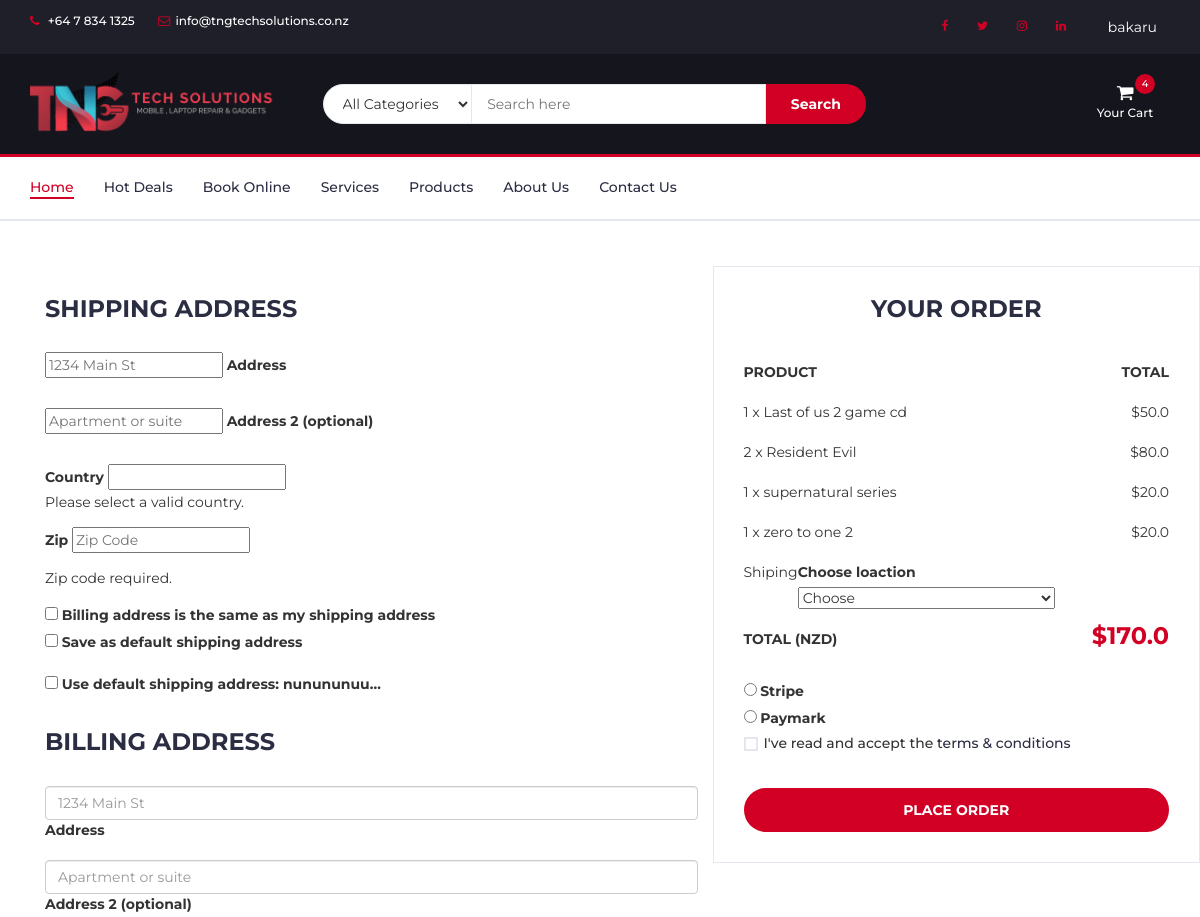
/checkout/ (signed in, upper part), run on an earlier commit of the app's database.
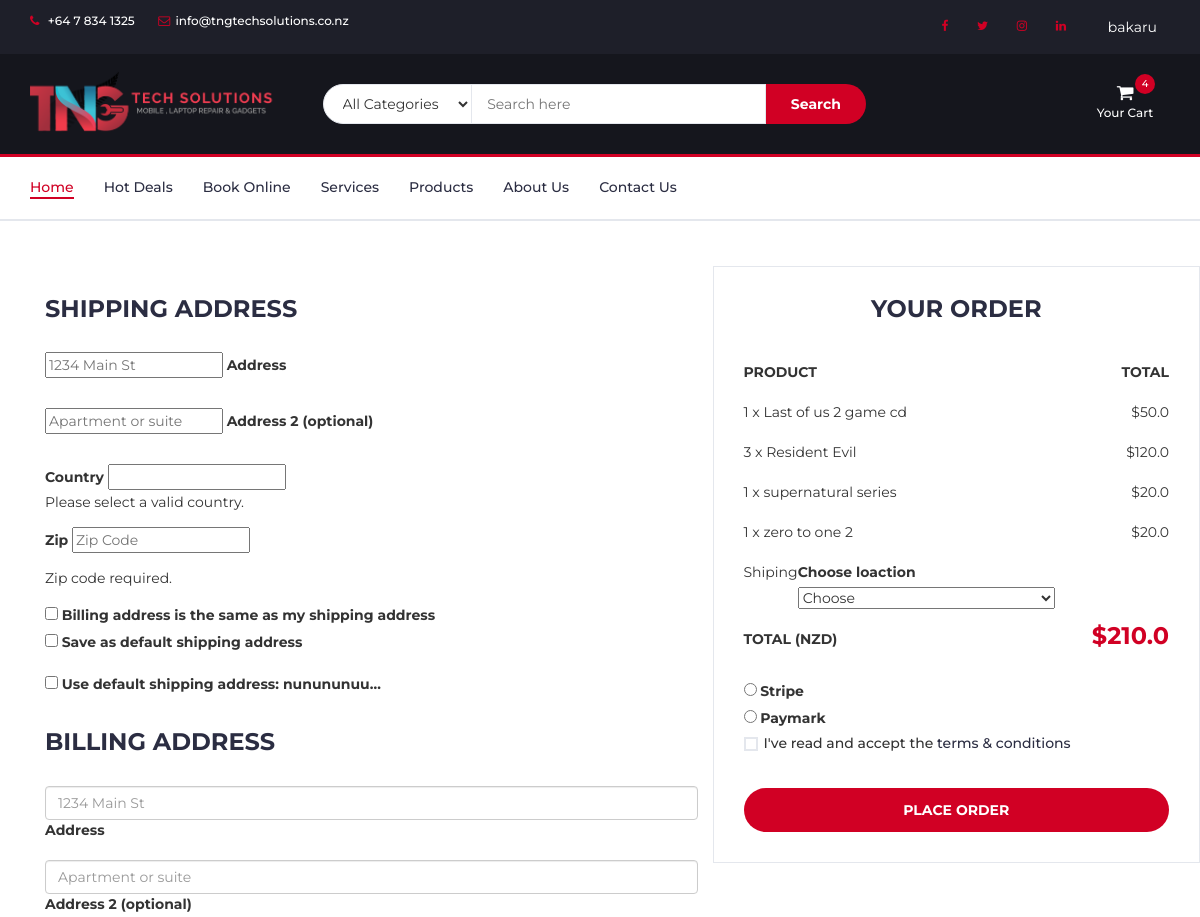
And on a later commit of the database.
### prod/models.py (models this page shows, shortened)
class OrderItem(models.Model):
    user=models.ForeignKey(User,on_delete=models.CASCADE)
    ordered=models.BooleanField(default=False)
    tngproducts=models.ForeignKey(TngProducts,on_delete=models.CASCADE,default='')
    quantity=models.IntegerField(default=1)
    def get_total_item_price(self):
        return self.quantity * self.tngproducts.Price
    def get_total_discount_price(self):
        return self.quantity * self.tngproducts.Discount_Price
    def get_final_price(self):
        if self.tngproducts.Discount_Price:
            return self.get_total_discount_price()
        return self.get_total_item_price()

class TngProducts(models.Model):
    CATEGORY_CHOICES=(
        ('A','All'),
        ('MA','Mobile Accessories'),
        ('DA','Device Accessories'),
        ('CS','Cool Stuffs'),
        ('MR','Mobile Repair'),
        ('LR','Laptop/Computer Repair'),
        ('TR','iPad/Tablet Repair')
    )
    Name=models.CharField(max_length=100)
    Details=models.TextField()
    Additional_Details=models.TextField(blank=True,null=True)
    Price=models.FloatField()
    Discount_Price=models.FloatField(blank=True,null=True)
    category=models.CharField(max_length=2,choices=CATEGORY_CHOICES,default='A')
    label=models.CharField(max_length=1,choices=LABEL_CHOICES,default='R')
    slug=models.SlugField(default='test-product')
    image=models.ImageField(default='default.jpg',upload_to='product_pics')
    image1=models.ImageField(default='default.jpg',upload_to='product_pics')
    image2=models.ImageField(default='default.jpg',upload_to='product_pics')
    image3=models.ImageField(default='default.jpg',upload_to='product_pics')
    image4=models.ImageField(default='default.jpg',upload_to='product_pics')

class Order(models.Model):
    user=models.ForeignKey(User,on_delete=models.CASCADE)
    ref_code=models.CharField(max_length=20,blank=True,null=True)
    tngproduct=models.ManyToManyField(OrderItem)
    ordered=models.BooleanField(default=False)
    start_date=models.DateTimeField(default=timezone.now)
    ordered_date=models.DateTimeField()
    shipping_address=models.ForeignKey('Address',related_name='shipping_address',on_delete=models.SET_NULL,blank=True,null=True)
    billing_address=models.ForeignKey('Address',related_name='billing_address',on_delete=models.SET_NULL,blank=True,null=True)
    payment=models.ForeignKey('Payment',on_delete=models.SET_NULL,blank=True,null=True)
    coupon = models.ForeignKey('Coupon',on_delete=models.SET_NULL,blank=True,null=True)
    being_delivered=models.BooleanField(default=False)
    received=models.BooleanField(default=False)
    refund_requested=models.BooleanField(default=False)
    refund_granted=models.BooleanField(default=False)
    def get_total(self):
        total=0
        for order_item in self.tngproduct.all():
            total+=order_item.get_final_price()
        if self.coupon:
            total-=self.coupon.amount
        return total

### prod/views.py (the view, shortened to what this page needs)
# urls.py: path('checkout/',ob.CheckoutView.as_view(),name='checku'),
class CheckoutView(LoginRequiredMixin,View):
    def get(self,*args,**kwargs):
        try:
            order=Order.objects.get(user=self.request.user,ordered=False)
            form = CheckoutForm()
            context={
                'form': form,
                'couponform': CouponForm(),
                'order': order,
                'DISPLAY_COUPON_FORM':True
            }
            shipping_address_qs = Address.objects.filter(user=self.request.user,address_type='S',default=True)
            if shipping_address_qs.exists():
                context.update({ 'default_shipping_address': shipping_address_qs[0] })
            billing_address_qs = Address.objects.filter(user=self.request.user,address_type='B',default=True)
            if billing_address_qs.exists():
                context.update({ 'default_billing_address': billing_address_qs[0] })
            return render(self.request,'prod/checkout-page.html',context)
        except ObjectDoesNotExist:
            messages.info(self.request,f'You do not have an active order')
            return redirect('checku')

### prod/forms.py
class CheckoutForm(forms.Form):
    shipping_address = forms.CharField(required=False)
    shipping_address2 = forms.CharField(required=False)
    shipping_country = CountryField(blank_label='(select country)').formfield(required=False,widget=CountrySelectWidget(attrs={
        'class':'custom-select d-block w-100'
    }))
    shipping_zip=forms.CharField(required=False)
    billing_address = forms.CharField(required=False)
    billing_address2 = forms.CharField(required=False)
    billing_country = CountryField(blank_label='(select country)').formfield(required=False,widget=CountrySelectWidget(attrs={
        'class':'custom-select d-block w-100'
    }))
    billing_zip=forms.CharField(required=False)
    same_billing_address = forms.BooleanField(required=False)
    set_default_shipping = forms.BooleanField(required=False)
    use_default_shipping = forms.BooleanField(required=False)
    set_default_billing = forms.BooleanField(required=False)
    use_default_billing = forms.BooleanField(required=False)
    payment_option=forms.ChoiceField(widget=forms.RadioSelect,choices=PAYMENT_CHOICES)
    shiploc = forms.ChoiceField(choices=DELIVERY_CHOICES)

### prod/templates/prod/checkout-page.html (shortened to what the changed rows need)
{% extends "prod/base.html" %}
{% block secheku %}
<div class="section">
<div class="container">
	<div class="section">
		<div class="container">
			<div class="row">
				<form method="POST">
				<div class="col-md-5 order-details">
					<div class="order-summary">
						{% for order_item in order.tngproduct.all %}
						<div class="order-products">
							<div class="order-col">
								<div>{{ order_item.quantity }} x {{ order_item.tngproducts.Name }}</div>
								<div>${{ order_item.get_final_price }}</div>
							</div>
						</div>
						{% endfor %}
						<div class="order-col">
							<div><strong class="order-total yetot" id="{{ order.get_total }}">$<span id="ttlw">{{ order.get_total }}</span></strong></div>
						</div>
					</div>
				</div>
			</form>
			</div>
		</div>
	</div>
</div>
</div>
{% endblock %}

What changed in the data, as far as the page shows it:
changed OrderItem "Resident Evil": quantity "2" → "3"; get_final_price "80.0" → "120.0"
changed through a linked row, Order: get_total "170.0" → "210.0"
